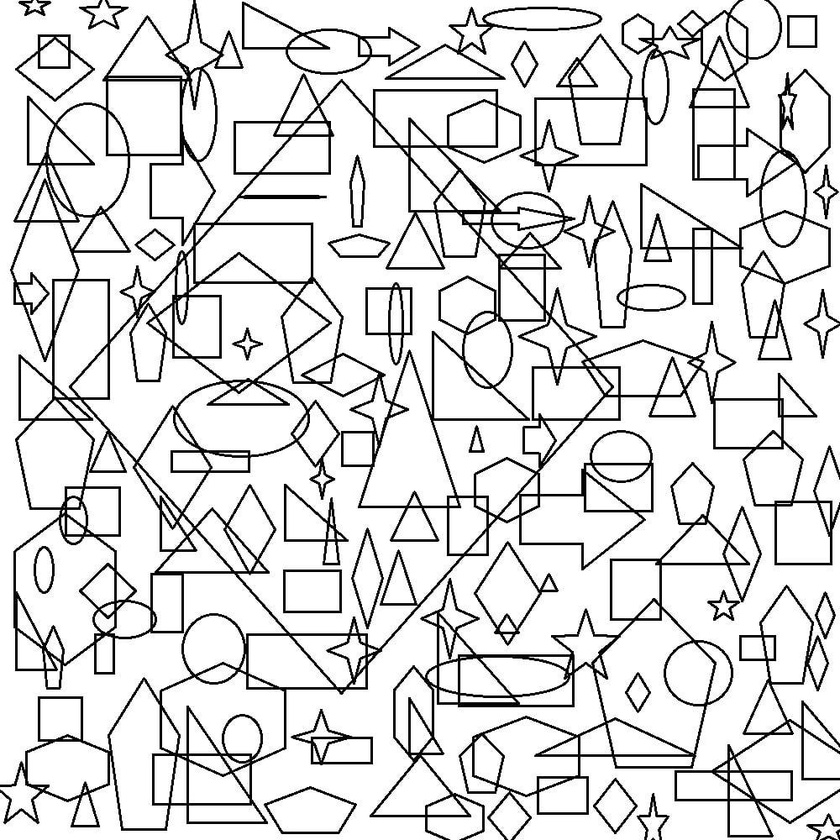
#> input picture original.jpg, 840 x 840 px, shrunk from 1000 x 1000 before the run
$ python crop.py
#> lines starting #> are read from the running program, lines starting #| are printed output that depends on the picture
import cv2 as cv

original = cv.imread("original.jpg")
#> original is the input picture: shape (840, 840, 3); min 0, max 255, mean 220.1
cv.imwrite("crop.jpg", original[100:200, 200:300])
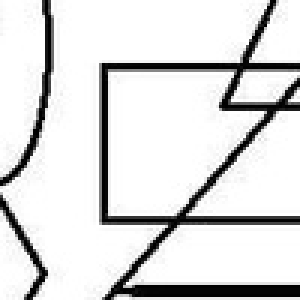
#> saved as crop.jpg: shape (100, 100, 3) (shown 3 times larger); min 0, max 255, mean 219.7
